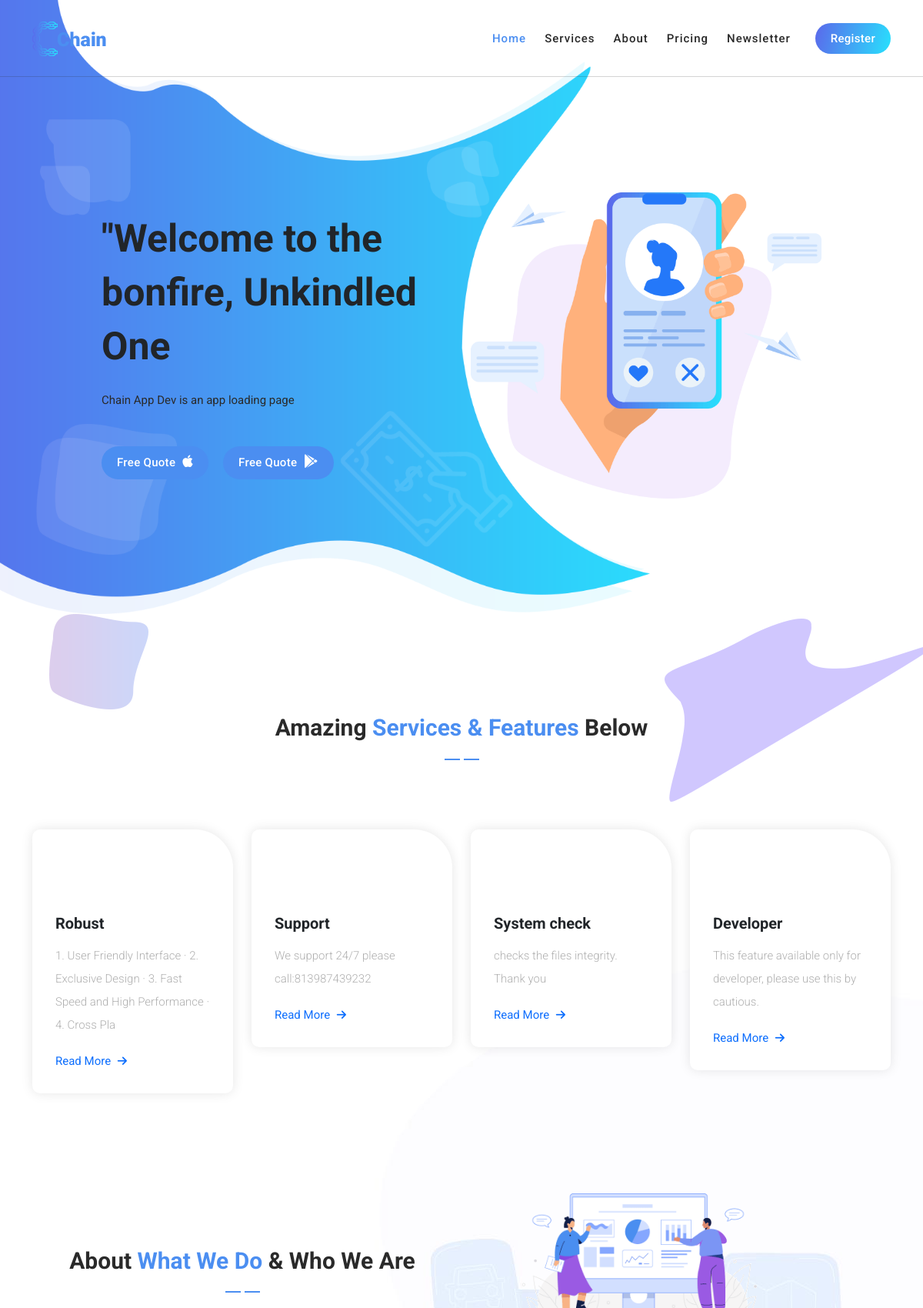
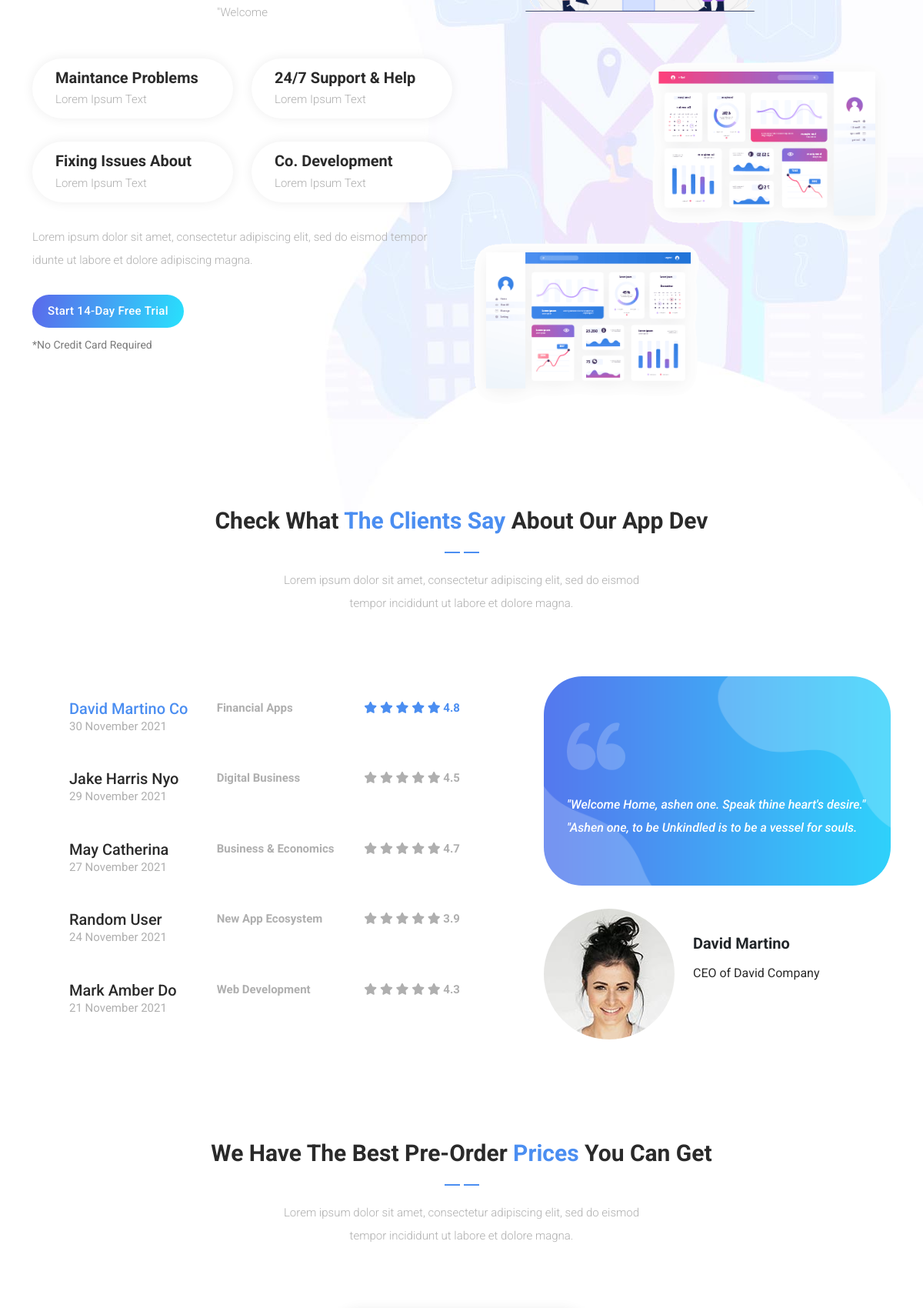
The page / (upper part) on the database its author committed (2 pictures, top to bottom).
### myapp/models.py (models this page shows)
class Feature(models.Model):
    name = models.CharField(max_length=100)
    details = models.CharField(max_length=100)

### myapp/views.py (the view)
def index(request):
    opt = Feature.objects.all()
    return render(request,"index.html", dict(option=opt))

### templates/index.html (shortened to what this page needs)
{% load static %}
<!DOCTYPE html>
<html lang="en">
  <head>
    <link href="{% static 'vendor/bootstrap/css/bootstrap.min.css' %}" rel="stylesheet">
    <link rel="stylesheet" href="{% static 'https://use.fontawesome.com/releases/v5.8.1/css/all.css' %}">
    <link rel="stylesheet" href="{% static 'assets/css/templatemo-chain-app-dev.css' %}">
    <link rel="stylesheet" href="{% static 'assets/css/animated.css' %}">
    <link rel="stylesheet" href="{% static 'assets/css/owl.css' %}">
  </head>
<body>
  <header class="header-area header-sticky wow slideInDown" data-wow-duration="0.75s" data-wow-delay="0s">
    <div class="container">
      <div class="row">
        <div class="col-12">
          <nav class="main-nav">
            <a href="" class="logo">
              <img src="{% static 'assets/images/logo.png' %}" alt="Chain App Dev">
            </a>
            <ul class="nav">
              <li class="scroll-to-section"><a href="#top" class="active">Home</a></li>
              <li class="scroll-to-section"><a href="#services">Services</a></li>
              <li class="scroll-to-section"><a href="#about">About</a></li>
              <li class="scroll-to-section"><a href="#pricing">Pricing</a></li>
              <li class="scroll-to-section"><a href="#newsletter">Newsletter</a></li>
              {%if user.is_authenticated%}
              <li><div class="gradient-button"><a href="logout"><i class="fa fa-logout-im-alt"></i> Log out</a></div></li>
              {%else%}
              <li><div class="gradient-button"><a href="register">Register</a></div></li>
              {%endif%}
            </ul>
          </nav>
        </div>
      </div>
    </div>
  </header>
  <div class="main-banner wow fadeIn" id="top" data-wow-duration="1s" data-wow-delay="0.5s">
    <div class="container">
      <div class="row">
        <div class="col-lg-12">
          <div class="row">
            <div class="col-lg-6 align-self-center">
              <div class="left-content show-up header-text wow fadeInLeft" data-wow-duration="1s" data-wow-delay="1s">
                <div class="row">
                  <div class="col-lg-12">
                    {%if user.is_authenticated %}
                    <h2>"Welcome to the bonfire, Unkindled {{user.username}}.</h2>
                    {%else%}
                    <h2>"Welcome to the bonfire, Unkindled One </h2>
                    {%endif%}
                    <p>Chain App Dev is an app loading page</p>
                  </div>
                  <div class="col-lg-12">
                    <div class="white-button first-button scroll-to-section">
                      <a href="#contact">Free Quote <i class="fab fa-apple"></i></a>
                    </div>
                    <div class="white-button scroll-to-section">
                      <a href="#contact">Free Quote <i class="fab fa-google-play"></i></a>
                    </div>
                  </div>
                </div>
              </div>
            </div>
            <div class="col-lg-6">
              <div class="right-image wow fadeInRight" data-wow-duration="1s" data-wow-delay="0.5s">
                <img src="{% static 'assets/images/slider-dec.png' %}" alt="">
              </div>
            </div>
          </div>
        </div>
      </div>
    </div>
  </div>
  <div id="services" class="services section">
    <div class="container">
      <div class="row">
        <div class="col-lg-8 offset-lg-2">
          <div class="section-heading  wow fadeInDown" data-wow-duration="1s" data-wow-delay="0.5s">
            <h4>Amazing <em>Services &amp; Features</em> below</h4>
            <img src="{% static 'assets/images/heading-line-dec.png' %}" alt="">
          </div>
        </div>
      </div>
    </div>
    <div class="container">
      <div class="row">
        {%for options in option %}
        <div class="col-lg-3">
          <div class="service-item">
            <div class="icon"></div>
              <h4>{{ options.name }}</h4>
              <p class="">{{options.details}}</p>
            <div class="text-button"><a href="#">Read More <i class="fa fa-arrow-right"></i></a>
            </div>
          </div>
        </div>
        {% endfor %}
    </div>
  </div>
  <div id="about" class="about-us section">
    <div class="container">
      <div class="row">
        <div class="col-lg-6 align-self-center">
          <div class="section-heading">
            <h4>About <em>What We Do</em> &amp; Who We Are</h4>
            <img src="{% static 'assets/images/heading-line-dec.png' %}" alt="">
            <p>"Welcome</p>
          </div>
          <div class="row">
            <div class="col-lg-6">
              <div class="box-item">
                <h4><a href="#">Maintance Problems</a></h4>
                <p>Lorem Ipsum Text</p>
              </div>
            </div>
            <div class="col-lg-6">
              <div class="box-item">
                <h4><a href="#">24/7 Support &amp; Help</a></h4>
                <p>Lorem Ipsum Text</p>
              </div>
            </div>
            <div class="col-lg-6">
              <div class="box-item">
                <h4><a href="#">Fixing Issues About</a></h4>
                <p>Lorem Ipsum Text</p>
              </div>
            </div>
            <div class="col-lg-6">
              <div class="box-item">
                <h4><a href="#">Co. Development</a></h4>
                <p>Lorem Ipsum Text</p>
              </div>
            </div>
            <div class="col-lg-12">
              <p>Lorem ipsum dolor sit amet, consectetur adipiscing elit, sed do eismod tempor idunte ut labore et dolore adipiscing  magna.</p>
              <div class="gradient-button">
                <a href="#">Start 14-Day Free Trial</a>
              </div>
              <span>*No Credit Card Required</span>
            </div>
          </div>
        </div>
        <div class="col-lg-6">
          <div class="right-image">
            <img src="{% static 'assets/images/about-right-dec.png' %}" alt="">
          </div>
        </div>
      </div>
    </div>
  </div>
  <div id="clients" class="the-clients">
    <div class="container">
      <div class="row">
        <div class="col-lg-8 offset-lg-2">
          <div class="section-heading">
            <h4>Check What <em>The Clients Say</em> About Our App Dev</h4>
            <img src="{% static 'assets/images/heading-line-dec.png' %}" alt="">
            <p>Lorem ipsum dolor sit amet, consectetur adipiscing elit, sed do eismod tempor incididunt ut labore et dolore magna.</p>
          </div>
        </div>
        <div class="col-lg-12">
          <div class="naccs">
            <div class="grid">
              <div class="row">
                <div class="col-lg-7 align-self-center">
                  <div class="menu">
                    <div class="first-thumb active">
                      <div class="thumb">
                        <div class="row">
                          <div class="col-lg-4 col-sm-4 col-12">
                            <h4>David Martino Co</h4>
                            <span class="date">30 November 2021</span>
                          </div>
                          <div class="col-lg-4 col-sm-4 d-none d-sm-block">
                            <span class="category">Financial Apps</span>
                          </div>
                          <div class="col-lg-4 col-sm-4 col-12">
                              <i class="fa fa-star"></i>
                              <i class="fa fa-star"></i>
                              <i class="fa fa-star"></i>
                              <i class="fa fa-star"></i>
                              <i class="fa fa-star"></i>
                              <span class="rating">4.8</span>
                          </div>
                        </div>
                      </div>
                    </div>
                    <div>
                      <div class="thumb">
                        <div class="row">
                          <div class="col-lg-4 col-sm-4 col-12">
                            <h4>Jake Harris Nyo</h4>
                            <span class="date">29 November 2021</span>
                          </div>
                          <div class="col-lg-4 col-sm-4 d-none d-sm-block">
                            <span class="category">Digital Business</span>
                          </div>
                          <div class="col-lg-4 col-sm-4 col-12">
                              <i class="fa fa-star"></i>
                              <i class="fa fa-star"></i>
                              <i class="fa fa-star"></i>
                              <i class="fa fa-star"></i>
                              <i class="fa fa-star"></i>
                              <span class="rating">4.5</span>
                          </div>
                        </div>
                      </div>
                    </div>
                    <div>
                      <div class="thumb">
                        <div class="row">
                          <div class="col-lg-4 col-sm-4 col-12">
                            <h4>May Catherina</h4>
                            <span class="date">27 November 2021</span>
                          </div>
                          <div class="col-lg-4 col-sm-4 d-none d-sm-block">
                            <span class="category">Business &amp; Economics</span>
                          </div>
                          <div class="col-lg-4 col-sm-4 col-12">
                              <i class="fa fa-star"></i>
                              <i class="fa fa-star"></i>
                              <i class="fa fa-star"></i>
                              <i class="fa fa-star"></i>
                              <i class="fa fa-star"></i>
                              <span class="rating">4.7</span>
                          </div>
                        </div>
                      </div>
                    </div>
                    <div>
                      <div class="thumb">
                        <div class="row">
                          <div class="col-lg-4 col-sm-4 col-12">
                            <h4>Random User</h4>
                            <span class="date">24 November 2021</span>
                          </div>
                          <div class="col-lg-4 col-sm-4 d-none d-sm-block">
                            <span class="category">New App Ecosystem</span>
                          </div>
                          <div class="col-lg-4 col-sm-4 col-12">
                              <i class="fa fa-star"></i>
                              <i class="fa fa-star"></i>
                              <i class="fa fa-star"></i>
                              <i class="fa fa-star"></i>
                              <i class="fa fa-star"></i>
                              <span class="rating">3.9</span>
                          </div>
                        </div>
                      </div>
                    </div>
                    <div class="last-thumb">
                      <div class="thumb">
                        <div class="row">
                          <div class="col-lg-4 col-sm-4 col-12">
                            <h4>Mark Amber Do</h4>
                            <span class="date">21 November 2021</span>
                          </div>
                          <div class="col-lg-4 col-sm-4 d-none d-sm-block">
                            <span class="category">Web Development</span>
                          </div>
                          <div class="col-lg-4 col-sm-4 col-12">
                              <i class="fa fa-star"></i>
                              <i class="fa fa-star"></i>
                              <i class="fa fa-star"></i>
                              <i class="fa fa-star"></i>
                              <i class="fa fa-star"></i>
                              <span class="rating">4.3</span>
                          </div>
                        </div>
                      </div>
                    </div>
                  </div>
                </div>
                <div class="col-lg-5">
                  <ul class="nacc">
                    <li class="active">
                      <div>
                        <div class="thumb">
                          <div class="row">
                            <div class="col-lg-12">
                              <div class="client-content">
                                <img src="{% static 'assets/images/quote.png' %}" alt="">
                                <p>"Welcome Home, ashen one. Speak thine heart's desire." "Ashen one, to be Unkindled is to be a vessel for souls.</p>
                              </div>
                              <div class="down-content">
                                <img src="{% static 'assets/images/client-image.jpg' %}" alt="">
                                <div class="right-content">
                                  <h4>David Martino</h4>
                                  <span>CEO of David Company</span>
                                </div>
                              </div>
                            </div>
                          </div>
                        </div>
                      </div>
                    </li>
                  </ul>
                </div>
              </div>
            </div>
          </div>
        </div>
      </div>
    </div>
  </div>
  <div id="pricing" class="pricing-tables">
    <div class="container">
      <div class="row">
        <div class="col-lg-8 offset-lg-2">
          <div class="section-heading">
            <h4>We Have The Best Pre-Order <em>Prices</em> You Can Get</h4>
            <img src="{% static 'assets/images/heading-line-dec.png' %}" alt="">
            <p>Lorem ipsum dolor sit amet, consectetur adipiscing elit, sed do eismod tempor incididunt ut labore et dolore magna.</p>
          </div>
        </div>
      </div>
    </div>
  </div>
</body>
</html>

### rows shown on the page
Feature: name "Robust", details "1. User Friendly Interface · 2. Exclusive Design · 3. Fast Speed and High Performance · 4. Cross Pla"
Feature: name "Support", details "We support 24/7 please call:813987439232"
Feature: name "System check", details "checks the files integrity. Thank you"
Feature: name "Developer", details "This feature available only for developer, please use this by cautious."
